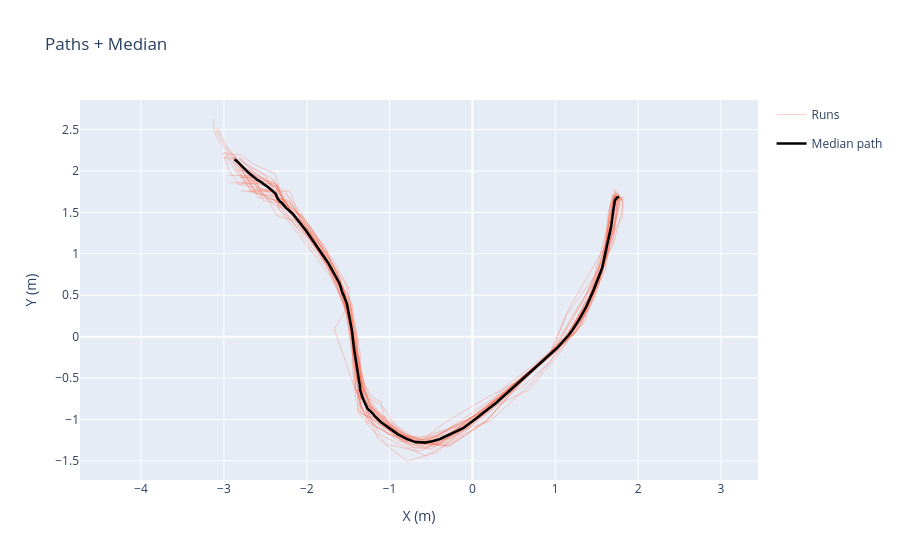

The code cell stored with this chart in its notebook:
### Markdown cell above
**Trajetórias 2 câmeras (winsorize) — todas as runs** com mediana calculada.

### Code cell
fig = go.Figure()

for i, (px, py) in enumerate(p for p in paths_winsorized_2cam if p is not None):
    fig.add_trace(go.Scatter(
        x=px, y=py,
        mode='lines', name=f'Runs',
        line=dict(color='tomato', width=1),
        opacity=0.3,
        legendgroup='runs', showlegend=(i == 0)
    ))

fig.add_trace(go.Scatter(
    x=median_path_winsorized_x_2cam, y=median_path_winsorized_y_2cam,
    mode='lines', name='Median path',
    line=dict(color='black', width=2.5)
))

fig.update_layout(
    title='Paths + Median',
    xaxis_title='X (m)', yaxis_title='Y (m)',
    yaxis_scaleanchor='x', hovermode='closest'
)
fig.show()

### Figure 1 — Plotly figure (JSON) as saved in the notebook; plotly's stock layout.template omitted (floating-point values rounded to 4 significant figures; data arrays with more than 128 entries replaced by an {"elided": "..."} marker saying what was removed)
{"data": [{"legendgroup": "runs", "line": {"color": "tomato", "width": 1}, "mode": "lines", "name": "Runs", "opacity": 0.3, "showlegend": true, "type": "scatter", "x": {"elided": "500 float values"}, "y": {"elided": "500 float values"}}, {"legendgroup": "runs", "line": {"color": "tomato", "width": 1}, "mode": "lines", "name": "Runs", "opacity": 0.3, "showlegend": false, "type": "scatter", "x": {"elided": "500 float values"}, "y": {"elided": "500 float values"}}, {"legendgroup": "runs", "line": {"color": "tomato", "width": 1}, "mode": "lines", "name": "Runs", "opacity": 0.3, "showlegend": false, "type": "scatter", "x": {"elided": "500 float values"}, "y": {"elided": "500 float values"}}, {"legendgroup": "runs", "line": {"color": "tomato", "width": 1}, "mode": "lines", "name": "Runs", "opacity": 0.3, "showlegend": false, "type": "scatter", "x": {"elided": "500 float values"}, "y": {"elided": "500 float values"}}, {"legendgroup": "runs", "line": {"color": "tomato", "width": 1}, "mode": "lines", "name": "Runs", "opacity": 0.3, "showlegend": false, "type": "scatter", "x": {"elided": "500 float values"}, "y": {"elided": "500 float values"}}, {"legendgroup": "runs", "line": {"color": "tomato", "width": 1}, "mode": "lines", "name": "Runs", "opacity": 0.3, "showlegend": false, "type": "scatter", "x": {"elided": "500 float values"}, "y": {"elided": "500 float values"}}, {"legendgroup": "runs", "line": {"color": "tomato", "width": 1}, "mode": "lines", "name": "Runs", "opacity": 0.3, "showlegend": false, "type": "scatter", "x": {"elided": "500 float values"}, "y": {"elided": "500 float values"}}, {"legendgroup": "runs", "line": {"color": "tomato", "width": 1}, "mode": "lines", "name": "Runs", "opacity": 0.3, "showlegend": false, "type": "scatter", "x": {"elided": "500 float values"}, "y": {"elided": "500 float values"}}, {"legendgroup": "runs", "line": {"color": "tomato", "width": 1}, "mode": "lines", "name": "Runs", "opacity": 0.3, "showlegend": false, "type": "scatter", "x": {"elided": "500 float values"}, "y": {"elided": "500 float values"}}, {"legendgroup": "runs", "line": {"color": "tomato", "width": 1}, "mode": "lines", "name": "Runs", "opacity": 0.3, "showlegend": false, "type": "scatter", "x": {"elided": "500 float values"}, "y": {"elided": "500 float values"}}, {"legendgroup": "runs", "line": {"color": "tomato", "width": 1}, "mode": "lines", "name": "Runs", "opacity": 0.3, "showlegend": false, "type": "scatter", "x": {"elided": "500 float values"}, "y": {"elided": "500 float values"}}, {"legendgroup": "runs", "line": {"color": "tomato", "width": 1}, "mode": "lines", "name": "Runs", "opacity": 0.3, "showlegend": false, "type": "scatter", "x": {"elided": "500 float values"}, "y": {"elided": "500 float values"}}, {"legendgroup": "runs", "line": {"color": "tomato", "width": 1}, "mode": "lines", "name": "Runs", "opacity": 0.3, "showlegend": false, "type": "scatter", "x": {"elided": "500 float values"}, "y": {"elided": "500 float values"}}, {"legendgroup": "runs", "line": {"color": "tomato", "width": 1}, "mode": "lines", "name": "Runs", "opacity": 0.3, "showlegend": false, "type": "scatter", "x": {"elided": "500 float values"}, "y": {"elided": "500 float values"}}, {"legendgroup": "runs", "line": {"color": "tomato", "width": 1}, "mode": "lines", "name": "Runs", "opacity": 0.3, "showlegend": false, "type": "scatter", "x": {"elided": "500 float values"}, "y": {"elided": "500 float values"}}, {"legendgroup": "runs", "line": {"color": "tomato", "width": 1}, "mode": "lines", "name": "Runs", "opacity": 0.3, "showlegend": false, "type": "scatter", "x": {"elided": "500 float values"}, "y": {"elided": "500 float values"}}, {"legendgroup": "runs", "line": {"color": "tomato", "width": 1}, "mode": "lines", "name": "Runs", "opacity": 0.3, "showlegend": false, "type": "scatter", "x": {"elided": "500 float values"}, "y": {"elided": "500 float values"}}, {"legendgroup": "runs", "line": {"color": "tomato", "width": 1}, "mode": "lines", "name": "Runs", "opacity": 0.3, "showlegend": false, "type": "scatter", "x": {"elided": "500 float values"}, "y": {"elided": "500 float values"}}, {"legendgroup": "runs", "line": {"color": "tomato", "width": 1}, "mode": "lines", "name": "Runs", "opacity": 0.3, "showlegend": false, "type": "scatter", "x": {"elided": "500 float values"}, "y": {"elided": "500 float values"}}, {"legendgroup": "runs", "line": {"color": "tomato", "width": 1}, "mode": "lines", "name": "Runs", "opacity": 0.3, "showlegend": false, "type": "scatter", "x": {"elided": "500 float values"}, "y": {"elided": "500 float values"}}, {"legendgroup": "runs", "line": {"color": "tomato", "width": 1}, "mode": "lines", "name": "Runs", "opacity": 0.3, "showlegend": false, "type": "scatter", "x": {"elided": "500 float values"}, "y": {"elided": "500 float values"}}, {"legendgroup": "runs", "line": {"color": "tomato", "width": 1}, "mode": "lines", "name": "Runs", "opacity": 0.3, "showlegend": false, "type": "scatter", "x": {"elided": "500 float values"}, "y": {"elided": "500 float values"}}, {"legendgroup": "runs", "line": {"color": "tomato", "width": 1}, "mode": "lines", "name": "Runs", "opacity": 0.3, "showlegend": false, "type": "scatter", "x": {"elided": "500 float values"}, "y": {"elided": "500 float values"}}, {"legendgroup": "runs", "line": {"color": "tomato", "width": 1}, "mode": "lines", "name": "Runs", "opacity": 0.3, "showlegend": false, "type": "scatter", "x": {"elided": "500 float values"}, "y": {"elided": "500 float values"}}, {"legendgroup": "runs", "line": {"color": "tomato", "width": 1}, "mode": "lines", "name": "Runs", "opacity": 0.3, "showlegend": false, "type": "scatter", "x": {"elided": "500 float values"}, "y": {"elided": "500 float values"}}, {"legendgroup": "runs", "line": {"color": "tomato", "width": 1}, "mode": "lines", "name": "Runs", "opacity": 0.3, "showlegend": false, "type": "scatter", "x": {"elided": "500 float values"}, "y": {"elided": "500 float values"}}, {"legendgroup": "runs", "line": {"color": "tomato", "width": 1}, "mode": "lines", "name": "Runs", "opacity": 0.3, "showlegend": false, "type": "scatter", "x": {"elided": "500 float values"}, "y": {"elided": "500 float values"}}, {"legendgroup": "runs", "line": {"color": "tomato", "width": 1}, "mode": "lines", "name": "Runs", "opacity": 0.3, "showlegend": false, "type": "scatter", "x": {"elided": "500 float values"}, "y": {"elided": "500 float values"}}, {"legendgroup": "runs", "line": {"color": "tomato", "width": 1}, "mode": "lines", "name": "Runs", "opacity": 0.3, "showlegend": false, "type": "scatter", "x": {"elided": "500 float values"}, "y": {"elided": "500 float values"}}, {"legendgroup": "runs", "line": {"color": "tomato", "width": 1}, "mode": "lines", "name": "Runs", "opacity": 0.3, "showlegend": false, "type": "scatter", "x": {"elided": "500 float values"}, "y": {"elided": "500 float values"}}, {"line": {"color": "black", "width": 2.5}, "mode": "lines", "name": "Median path", "type": "scatter", "x": {"elided": "500 float values"}, "y": {"elided": "500 float values"}}], "layout": {"hovermode": "closest", "title": {"text": "Paths + Median"}, "xaxis": {"title": {"text": "X (m)"}}, "yaxis": {"scaleanchor": "x", "title": {"text": "Y (m)"}}}}
